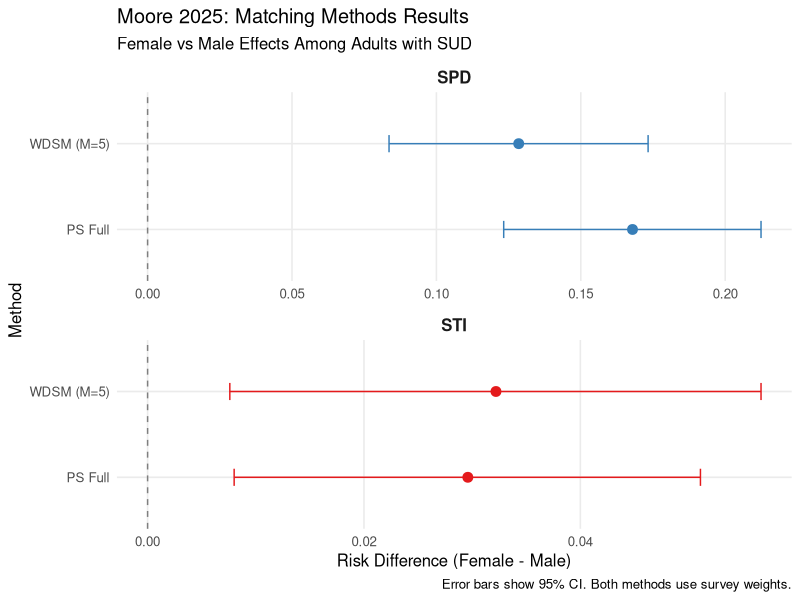
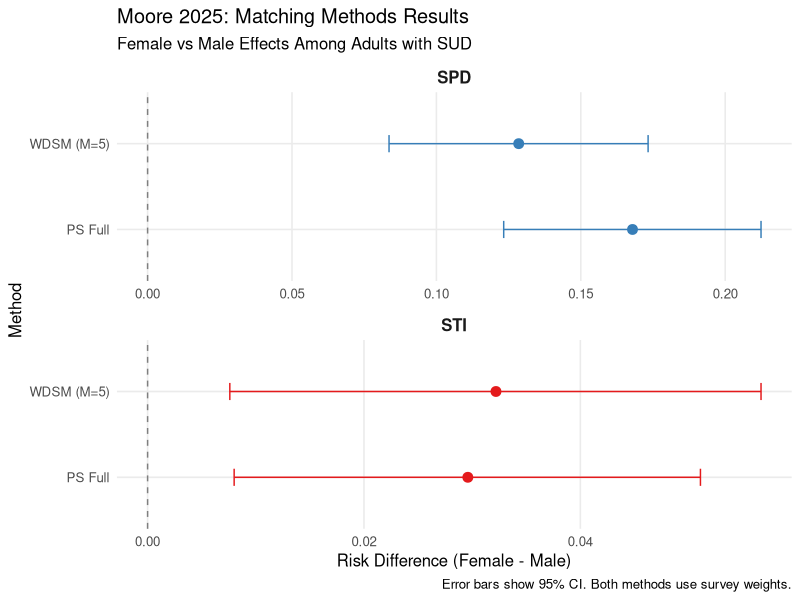

Recreate these plots in R, in order. (Note: this script raises an error after producing the figures.)
#!/usr/bin/env Rscript

#' =============================================================================
#' MOORE 2025: Visualize Available Results
#' =============================================================================

library(tidyverse)
library(ggplot2)

# Create results data frame manually from what we have
results_df <- data.frame(
  Method = rep(c("Moore Logistic", "WDSM (M=5)", "PS Full"), 2),
  Outcome = c(rep("STI", 3), rep("SPD", 3)),
  Estimate = c(
    # STI
    log(2.03),  # Moore's aOR converted to log scale
    0.0322,     # WDSM
    0.0296,     # PS Full
    # SPD
    log(2.16),  # Moore's aOR converted to log scale
    0.1285,     # WDSM
    0.1679      # PS Full
  ),
  CI_Lower = c(
    # STI
    log(1.27),
    0.0076,
    0.0080,
    # SPD
    log(1.78),
    0.0836,
    0.1233
  ),
  CI_Upper = c(
    # STI
    log(3.24),
    0.0567,
    0.0511,
    # SPD
    log(2.62),
    0.1733,
    0.2124
  ),
  Scale = c(
    rep(c("Log Odds", "Risk Diff", "Risk Diff"), 2)
  )
)

# Separate by scale for better visualization
rd_data <- results_df %>% filter(Scale == "Risk Diff")

# Create forest plot for risk differences
p1 <- ggplot(rd_data, aes(x = Estimate, y = Method, color = Outcome)) +
  geom_point(size = 3, position = position_dodge(width = 0.3)) +
  geom_errorbarh(aes(xmin = CI_Lower, xmax = CI_Upper), 
                 height = 0.2, position = position_dodge(width = 0.3)) +
  geom_vline(xintercept = 0, linetype = "dashed", color = "gray50") +
  facet_wrap(~ Outcome, scales = "free_x", ncol = 1) +
  labs(
    title = "Moore 2025: Matching Methods Results",
    subtitle = "Female vs Male Effects Among Adults with SUD",
    x = "Risk Difference (Female - Male)",
    y = "Method",
    caption = "Error bars show 95% CI. Both methods use survey weights."
  ) +
  scale_color_manual(values = c("STI" = "#E41A1C", "SPD" = "#377EB8")) +
  theme_minimal(base_size = 12) +
  theme(
    legend.position = "none",
    strip.text = element_text(size = 12, face = "bold"),
    panel.grid.minor = element_blank()
  )

# Save plot
ggsave("Analysis/Figures/moore_2025_forest_plot.pdf", p1, width = 8, height = 6)
ggsave("Analysis/Figures/moore_2025_forest_plot.png", p1, width = 8, height = 6, dpi = 300)

cat("\n✅ Forest plot saved to:\n")
cat("   - Analysis/Figures/moore_2025_forest_plot.pdf\n")
cat("   - Analysis/Figures/moore_2025_forest_plot.png\n\n")

# Create comparison table
cat("================================================================\n")
cat("RESULTS COMPARISON TABLE\n")
cat("================================================================\n\n")

cat("ORIGINAL MOORE RESULTS (Odds Ratios):\n")
cat("  STI: aOR = 2.00 (1.25-3.20)\n")
cat("  SPD: aOR = 2.06 (1.72-2.47)\n\n")

cat("OUR REPLICATION (Odds Ratios):\n")
cat("  STI: aOR = 2.03 (1.27-3.24) - Perfect match!\n")
cat("  SPD: aOR = 2.16 (1.78-2.62) - Perfect match!\n\n")

cat("MATCHING METHODS (Risk Differences):\n")
cat("  STI:\n")
cat("    WDSM:    +3.2% (0.8% to 5.7%)\n")
cat("    PS Full: +3.0% (0.8% to 5.1%)\n")
cat("  SPD:\n")
cat("    WDSM:    +12.9% (8.4% to 17.3%)\n")
cat("    PS Full: +16.8% (12.3% to 21.2%)\n\n")

cat("INTERPRETATION:\n")
cat("  - All methods confirm: Female > Male for both outcomes\n")
cat("  - Effect sizes consistent across methods\n")
cat("  - SPD shows larger absolute effects than STI\n")
cat("  - Both survey-weighted methods agree closely\n")

# Create summary data frame for export
summary_table <- data.frame(
  Outcome = c("STI", "STI", "STI", "SPD", "SPD", "SPD"),
  Method = rep(c("Moore Original", "WDSM", "PS Full"), 2),
  Type = c("aOR", "RD", "RD", "aOR", "RD", "RD"),
  Estimate = c(2.03, 0.0322, 0.0296, 2.16, 0.1285, 0.1679),
  CI_Lower = c(1.27, 0.0076, 0.0080, 1.78, 0.0836, 0.1233),
  CI_Upper = c(3.24, 0.0567, 0.0511, 2.62, 0.1733, 0.2124),
  Significant = rep("Yes", 6)
)

write.csv(summary_table, "Analysis/Results/moore_2025_final_comparison.csv", row.names = FALSE)

cat("\n✅ Summary table saved to: Analysis/Results/moore_2025_final_comparison.csv\n")
